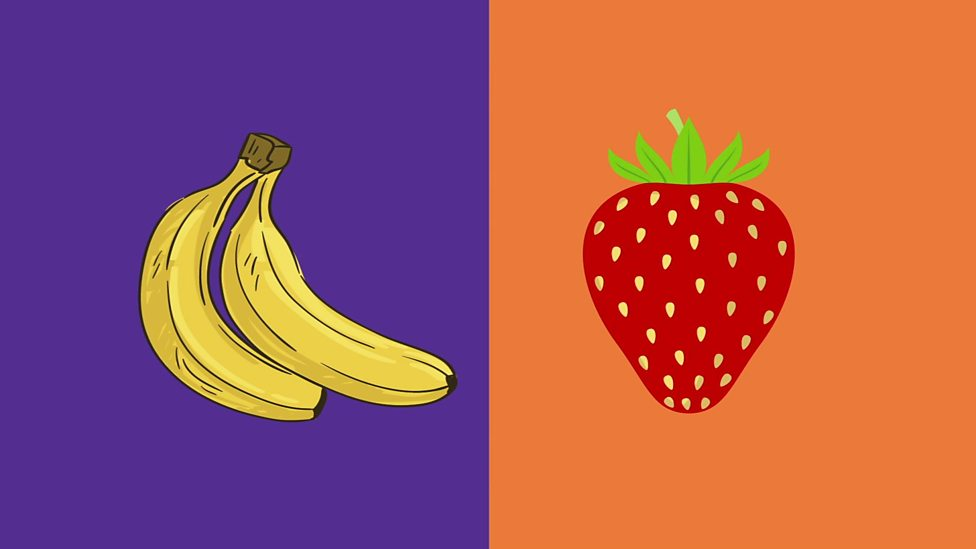
#> input picture Test3/testImage1.jpg, 976 x 549 px
$ python detectImage.py
#> lines starting #> are read from the running program, lines starting #| are printed output that depends on the picture; after the words box and inside, x2 and y2 are one past the last pixel; in counts of white or black regions, pixels touching at a corner belong together
import cv2
import numpy as np

gumCover =cv2.CascadeClassifier('./data/cascade.xml');

img = cv2.imread('testImage1.jpg');
#> img is the input picture: shape (549, 976, 3); mean B, G, R 91.4, 87.7, 164.5
gray =  cv2.cvtColor(img, cv2.COLOR_BGR2GRAY)
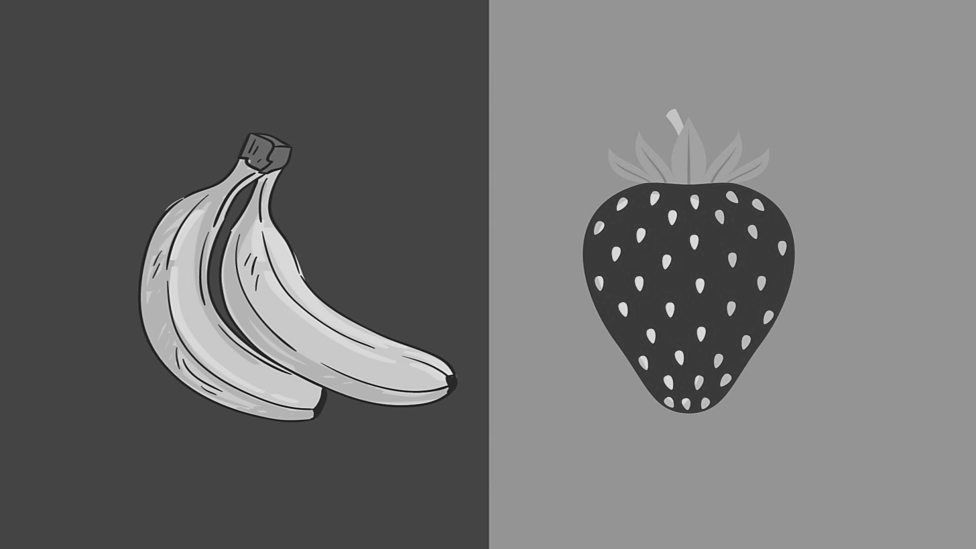
#> gray: shape (549, 976); min 6, max 243, mean 111.2
#increasing the number of neighbors does work
gumCovers = gumCover.detectMultiScale(gray,1.3,40);
#> gumCovers = [[587, 206, 111, 111]]

for (x,y,w,h) in gumCovers:
    cv2.rectangle(img,(x,y),(x+w,y+h),(255,0,0),2)
    roi_gray = gray[y:y+h, x:x+w]
    roi_color = img[y:y+h, x:x+w]
#> this loop made 1 pass
#> pass 1, `roi_gray = gray[y:y+h, x:x+w]`:
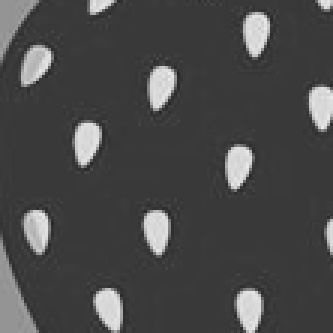
#> roi_gray: shape (111, 111) (shown 3 times larger); min 38, max 234, mean 73
#> pass 1, `roi_color = img[y:y+h, x:x+w]`:
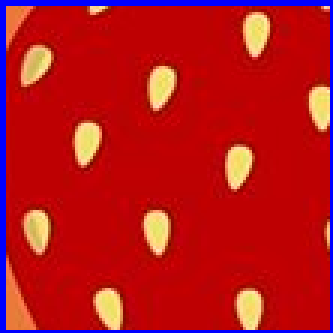
#> roi_color: shape (111, 111, 3) (shown 3 times larger); mean B, G, R 26.9, 20.6, 182.9
#> after the loop:
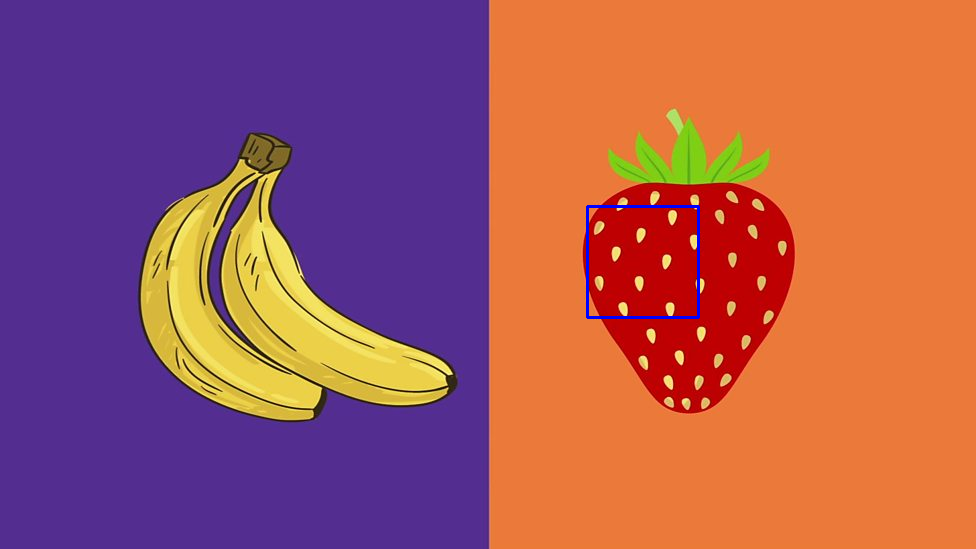
#> img: shape (549, 976, 3); 0.25% of pixels changed, all inside (x1, y1, x2, y2) = (586, 205, 700, 319)

cv2.imshow('img',img)
cv2.waitKey(0)
cv2.destroyAllWindows()
